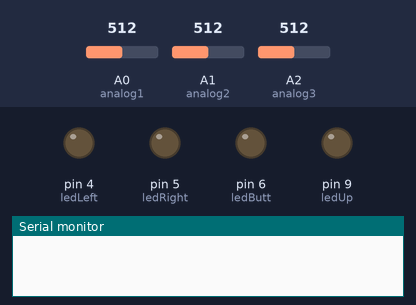
Recording of a sketch running on a simulated Arduino Uno, built with avr-gcc and run on an emulated ATmega328P. On the bench: output pins drawn as LEDs (lit = HIGH), the last lines printed to the serial monitor. Dashed ring = blinking. The inputs (shaded band) are chosen by the test bench; at power-on: A0 (analog1) = 512, A1 (analog2) = 512, A2 (analog3) = 512.

Above: at 1.2 s.
1.3 s: A0 (analog1) set to 0
At 2.5 s:
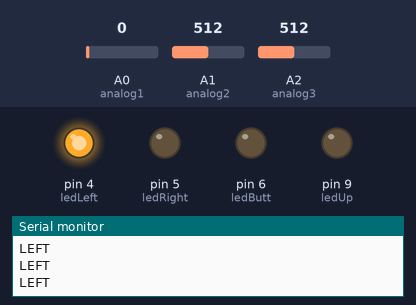
2.8 s: A1 (analog2) set to 1010
4.3 s: A1 (analog2) set to 1023
At 5.59 s:
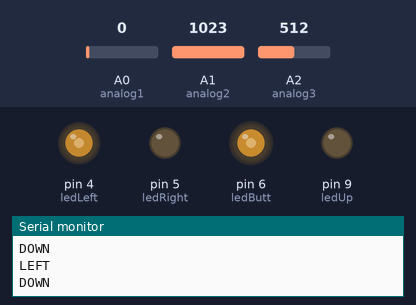
7.3 s: A2 (analog3) set to 0
10.3 s: A0 (analog1) set to 1023
At 10.7 s:
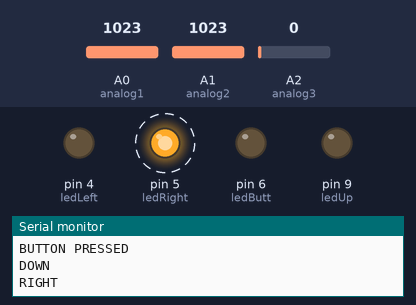
11.8 s: A2 (analog3) set to 122
At 12.3 s:
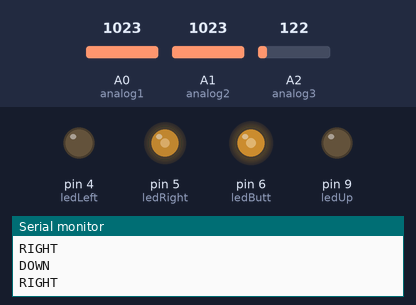
Timing chart, 0 to 14.4 s (numbered marks = the images above; inputs shaded):
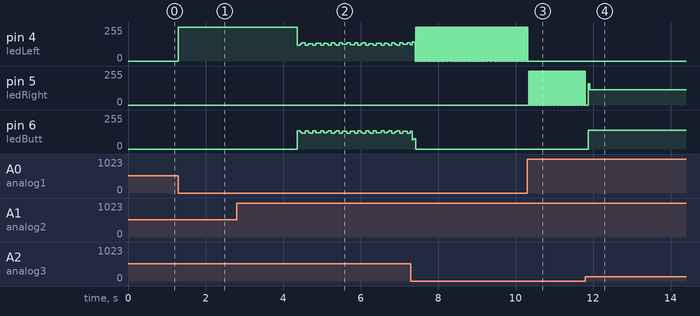

Measured:
- the behaviour switches between 1022 and 1023 on A1 (analog2) (found by bisection; images 1 and 2)
- after the input at 1.3 s, pin 4 (ledLeft): 0/255 → 255/255 at once
- after the input at 10.3 s, pin 4 (ledLeft): goes on until 10.3 s, then stays 0/255; pin 5 (ledRight): alternates 255/255 for 0.02 s and 0/255 for 0.01 s, starting at once
- after the input at 11.8 s, pin 6 (ledButt): 0/255 → 139/255 after 0.07 s

The sketch:

joystick.ino
```cpp
/** ARDUINO - JOYSTICK  */

const int analog1 = A0; // Vx of joystick
const int analog2 = A1; // Vy of joystick
const int analog3 = A2; // sw on joystick

const int ledLeft = 4; // D3 is Vx, and also Green LED
const int ledRight = 5; //D5 is Vy, and also Blue LED
const int ledButt = 6; // D6 is Switch, and Red LED
const int ledUp = 9;


int sense1 = 0; // initialize Vx as zero
int sense2 = 0; // initialize Vy as zero
int sense3 = 0; // initialize Sw at zero

void setup() {
  //Start up the serial comms
  Serial.begin(9600);
  // Set up the digital outputs
  pinMode(ledLeft, OUTPUT);
  pinMode(ledRight, OUTPUT);
  pinMode(ledButt, OUTPUT);
  pinMode(ledUp, OUTPUT);
}

void loop() {
  //Read in analog pins
  sense1 = analogRead(analog1); // Vx
  sense2 = analogRead(analog2); // Vy
  sense3 = analogRead(analog3); // Switch || Button of Joystick

   if(sense3 == 0){
       Serial.println("BUTTON PRESSED");
       digitalWrite(ledButt, LOW);
       digitalWrite(ledRight,LOW);
       digitalWrite(ledLeft, LOW);
       digitalWrite(ledUp, LOW);
   }

   if(sense2==0 && sense3 >200 && sense1 > 500){
       Serial.println("UP");
       digitalWrite(ledRight,LOW);
       digitalWrite(ledLeft ,LOW);
       digitalWrite(ledButt, LOW);
       digitalWrite(ledUp, HIGH);
   }

   if(sense2==1023){
       Serial.println("DOWN");
       digitalWrite(ledButt, HIGH);
       digitalWrite(ledRight, LOW);
       digitalWrite(ledLeft, LOW);
       digitalWrite(ledUp, LOW);
   }

   if(sense1==0){
       Serial.println("LEFT");
       digitalWrite(ledLeft, HIGH);
       digitalWrite(ledRight, LOW);
       digitalWrite(ledButt, LOW);
       digitalWrite(ledUp, LOW);
   }

   if(sense1==1023){
       Serial.println("RIGHT");
       digitalWrite(ledRight,HIGH);
       digitalWrite(ledLeft, LOW);
       digitalWrite(ledButt, LOW);
       digitalWrite(ledUp, LOW);
   }

  // wait 2 ms before the next loop so A/D
  // converter can settle from last reading
  delay(2);
}
```
